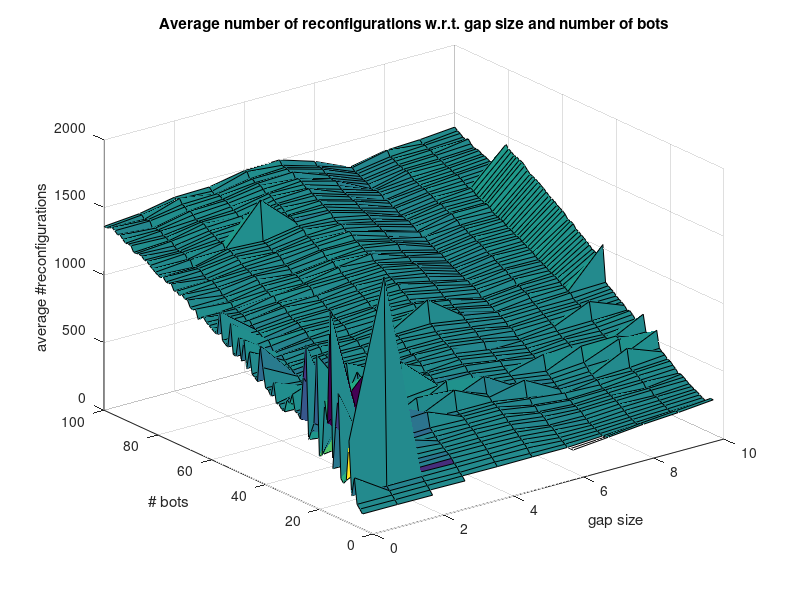
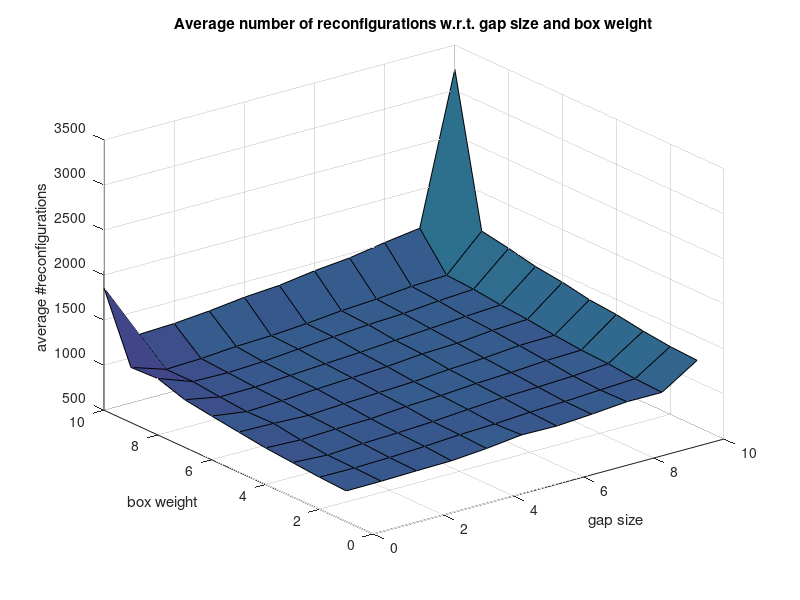
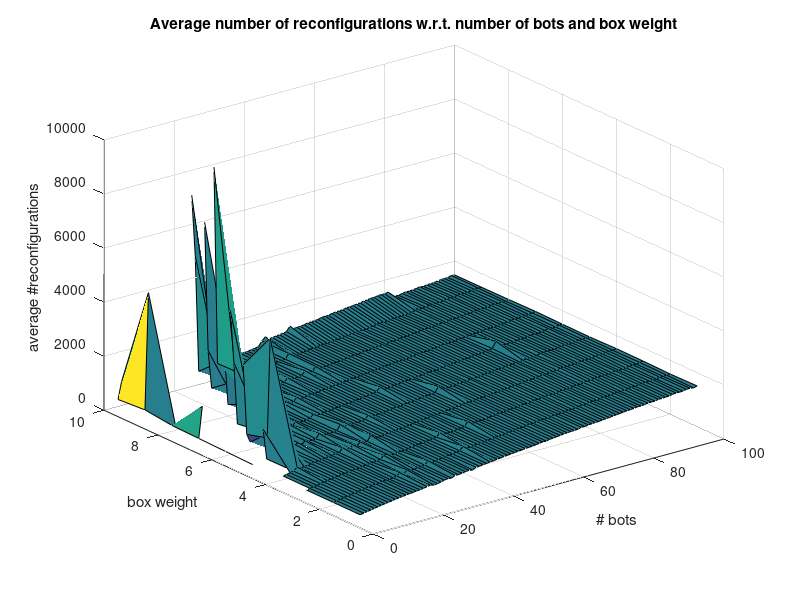

Here is the MATLAB script that generated these plots, in order:
clear
clc

load results.txt;

i = find(results(:,5) == 100000);
results(i, 4) = 0;
results(i, 5) = 0;

results = sortrows(results, 1:4);

f_results = results(results(:, 5) ~= 0, :);

gaps = unique(results(:, 1));
bots = unique(results(:, 2));
weights = unique(results(:, 3));

gaps_vs_bots = zeros(length(gaps), length(bots));
gaps_vs_weights = zeros(length(gaps), length(weights));
bots_vs_weights = zeros(length(bots), length(weights));

%% Gaps vs. bots
n = 1;
for i = 1: length(gaps)
    for j = 1:length(bots)
        gaps_vs_bots(i, j) = mean(f_results(sum(ismember(f_results(:, [1 2]), [ gaps(i) bots(j)]), 2) == 2, 4));
        n = n + 1;
    end
end

figure;
C = gradient(gaps_vs_bots');
surf(gaps, bots, gaps_vs_bots', C)
xlabel('gap size');
ylabel('# bots');
zlabel('average #reconfigurations');
title('Average number of reconfigurations w.r.t. gap size and number of bots');

%% Gaps vs. weights
n = 1;
for i = 1: length(gaps)
    for j = 1:length(weights)
        gaps_vs_weights(i, j) = mean(f_results(sum(ismember(f_results(:, [1 3]), [ gaps(i) weights(j)]), 2) == 2, 4));
        n = n + 1;
    end
end

figure;
C = gradient(gaps_vs_weights');
surf(gaps, weights, gaps_vs_weights', C)
xlabel('gap size');
ylabel('box weight');
zlabel('average #reconfigurations');
title('Average number of reconfigurations w.r.t. gap size and box weight');

%% Bots vs. weights
n = 1;
for i = 1: length(bots)
    for j = 1:length(weights)
        bots_vs_weights(i, j) = mean(f_results(sum(ismember(f_results(:, [2 3]), [ bots(i) weights(j)]), 2) == 2, 4));
        n = n + 1;
    end
end

figure;
C = gradient(bots_vs_weights');
surf(bots, weights, bots_vs_weights', C)
xlabel('# bots');
ylabel('box weight');
zlabel('average #reconfigurations');
title('Average number of reconfigurations w.r.t. number of bots and box weight');